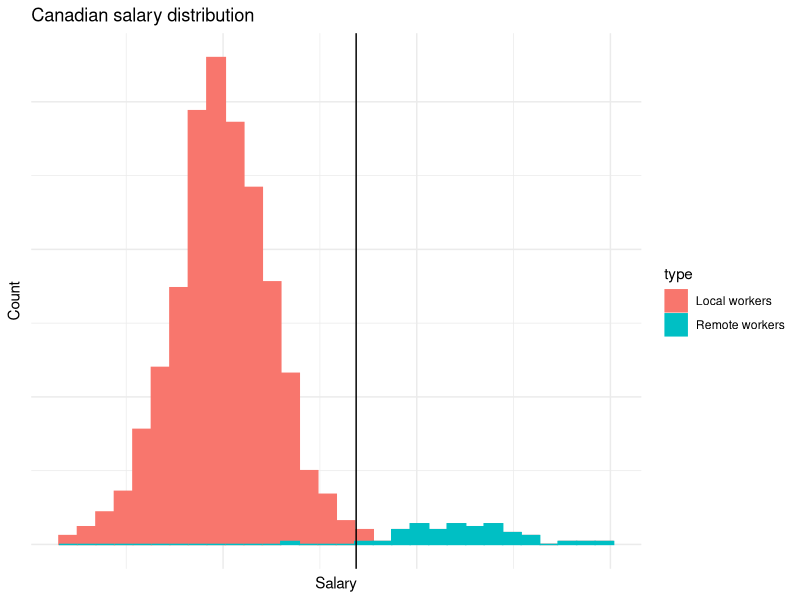

This chart was generated by the following R code:
## ---- chunk 1
#| echo: false
library(ggplot2)

df1 = tibble::tibble(type = "Local workers",
                     salary = rnorm(1:1000, mean = 2, sd = 0.1))

df2 = tibble::tibble(type = "Remote workers",
                     salary = rnorm(1:50, mean = 2.5, sd = 0.1))

df = dplyr::bind_rows(df1, df2)
ggplot(df, aes(x = salary, fill = type, color = type, group = type)) +
  geom_histogram() +
  theme_minimal() + 
  geom_vline(xintercept = quantile(df$salary, probs = 0.95)) +
  labs(x = "Salary", y = "Count", title = "Canadian salary distribution") +
  scale_x_continuous(labels = NULL) +
  scale_y_continuous(labels = NULL)
